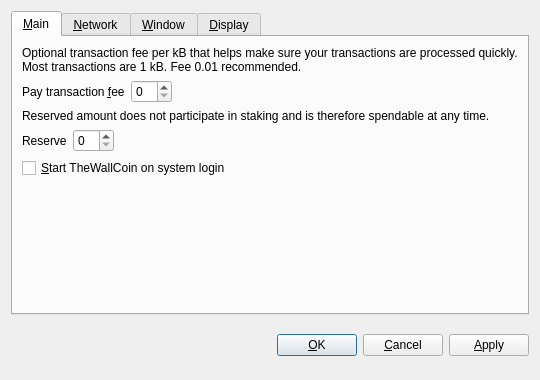
<?xml version="1.0" encoding="UTF-8"?>
<ui version="4.0">
 <class>OptionsDialog</class>
 <widget class="QDialog" name="OptionsDialog">
  <property name="geometry">
   <rect>
    <x>0</x>
    <y>0</y>
    <width>540</width>
    <height>380</height>
   </rect>
  </property>
  <property name="windowTitle">
   <string>Options</string>
  </property>
  <property name="styleSheet">
   <string notr="true">background-image: url(:/images/bkg2);
background-image: url(:/images/gr);</string>
  </property>
  <property name="modal">
   <bool>true</bool>
  </property>
  <layout class="QVBoxLayout" name="verticalLayout">
   <item>
    <widget class="QTabWidget" name="tabWidget">
     <property name="tabPosition">
      <enum>QTabWidget::North</enum>
     </property>
     <property name="currentIndex">
      <number>0</number>
     </property>
     <widget class="QWidget" name="tabMain">
      <attribute name="title">
       <string>&amp;Main</string>
      </attribute>
      <layout class="QVBoxLayout" name="verticalLayout_Main">
       <item>
        <widget class="QLabel" name="transactionFeeInfoLabel">
         <property name="text">
          <string>Optional transaction fee per kB that helps make sure your transactions are processed quickly. Most transactions are 1 kB. Fee 0.01 recommended.</string>
         </property>
         <property name="textFormat">
          <enum>Qt::PlainText</enum>
         </property>
         <property name="wordWrap">
          <bool>true</bool>
         </property>
        </widget>
       </item>
       <item>
        <layout class="QHBoxLayout" name="horizontalLayoutFee">
         <item>
          <widget class="QLabel" name="transactionFeeLabel">
           <property name="text">
            <string>Pay transaction &amp;fee</string>
           </property>
           <property name="textFormat">
            <enum>Qt::PlainText</enum>
           </property>
           <property name="buddy">
            <cstring>transactionFee</cstring>
           </property>
          </widget>
         </item>
         <item>
          <widget class="BitcoinAmountField" name="transactionFee"/>
         </item>
         <item>
          <spacer name="horizontalSpacerFee">
           <property name="orientation">
            <enum>Qt::Horizontal</enum>
           </property>
           <property name="sizeHint" stdset="0">
            <size>
             <width>40</width>
             <height>20</height>
            </size>
           </property>
          </spacer>
         </item>
        </layout>
       </item>
       <item>
        <widget class="QLabel" name="reserveBalanceInfoLabel">
         <property name="text">
          <string>Reserved amount does not participate in staking and is therefore spendable at any time.</string>
         </property>
         <property name="textFormat">
          <enum>Qt::PlainText</enum>
         </property>
         <property name="wordWrap">
          <bool>true</bool>
         </property>
        </widget>
       </item>
       <item>
        <layout class="QHBoxLayout" name="horizontalLayoutReserveBalance">
         <item>
          <widget class="QLabel" name="reserveBalanceLabel">
           <property name="text">
            <string>Reserve</string>
           </property>
           <property name="textFormat">
            <enum>Qt::PlainText</enum>
           </property>
           <property name="buddy">
            <cstring>reserveBalance</cstring>
           </property>
          </widget>
         </item>
         <item>
          <widget class="BitcoinAmountField" name="reserveBalance"/>
         </item>
         <item>
          <spacer name="horizontalSpacerReserveBalance">
           <property name="orientation">
            <enum>Qt::Horizontal</enum>
           </property>
           <property name="sizeHint" stdset="0">
            <size>
             <width>40</width>
             <height>20</height>
            </size>
           </property>
          </spacer>
         </item>
        </layout>
       </item>
       <item>
        <widget class="QCheckBox" name="bitcoinAtStartup">
         <property name="toolTip">
          <string>Automatically start TheWallCoin after logging in to the system.</string>
         </property>
         <property name="text">
          <string>&amp;Start TheWallCoin on system login</string>
         </property>
        </widget>
       </item>
       <item>
        <spacer name="verticalSpacer_Main">
         <property name="orientation">
          <enum>Qt::Vertical</enum>
         </property>
         <property name="sizeHint" stdset="0">
          <size>
           <width>20</width>
           <height>40</height>
          </size>
         </property>
        </spacer>
       </item>
      </layout>
     </widget>
     <widget class="QWidget" name="tabNetwork">
      <attribute name="title">
       <string>&amp;Network</string>
      </attribute>
      <layout class="QVBoxLayout" name="verticalLayout_Network">
       <item>
        <widget class="QCheckBox" name="mapPortUpnp">
         <property name="toolTip">
          <string>Automatically open the TheWallCoin client port on the router. This only works when your router supports UPnP and it is enabled.</string>
         </property>
         <property name="text">
          <string>Map port using &amp;UPnP</string>
         </property>
        </widget>
       </item>
       <item>
        <widget class="QCheckBox" name="connectSocks">
         <property name="toolTip">
          <string>Connect to the TheWallCoin network through a SOCKS proxy (e.g. when connecting through Tor).</string>
         </property>
         <property name="text">
          <string>&amp;Connect through SOCKS proxy:</string>
         </property>
        </widget>
       </item>
       <item>
        <layout class="QHBoxLayout" name="horizontalLayout_Network">
         <item>
          <widget class="QLabel" name="proxyIpLabel">
           <property name="text">
            <string>Proxy &amp;IP:</string>
           </property>
           <property name="textFormat">
            <enum>Qt::PlainText</enum>
           </property>
           <property name="buddy">
            <cstring>proxyIp</cstring>
           </property>
          </widget>
         </item>
         <item>
          <widget class="QValidatedLineEdit" name="proxyIp">
           <property name="maximumSize">
            <size>
             <width>140</width>
             <height>16777215</height>
            </size>
           </property>
           <property name="toolTip">
            <string>IP address of the proxy (e.g. 127.0.0.1)</string>
           </property>
          </widget>
         </item>
         <item>
          <widget class="QLabel" name="proxyPortLabel">
           <property name="text">
            <string>&amp;Port:</string>
           </property>
           <property name="textFormat">
            <enum>Qt::PlainText</enum>
           </property>
           <property name="buddy">
            <cstring>proxyPort</cstring>
           </property>
          </widget>
         </item>
         <item>
          <widget class="QLineEdit" name="proxyPort">
           <property name="maximumSize">
            <size>
             <width>55</width>
             <height>16777215</height>
            </size>
           </property>
           <property name="toolTip">
            <string>Port of the proxy (e.g. 9050)</string>
           </property>
          </widget>
         </item>
         <item>
          <widget class="QLabel" name="socksVersionLabel">
           <property name="text">
            <string>SOCKS &amp;Version:</string>
           </property>
           <property name="textFormat">
            <enum>Qt::PlainText</enum>
           </property>
           <property name="buddy">
            <cstring>socksVersion</cstring>
           </property>
          </widget>
         </item>
         <item>
          <widget class="QValueComboBox" name="socksVersion">
           <property name="toolTip">
            <string>SOCKS version of the proxy (e.g. 5)</string>
           </property>
          </widget>
         </item>
         <item>
          <spacer name="horizontalSpacer_Network">
           <property name="orientation">
            <enum>Qt::Horizontal</enum>
           </property>
           <property name="sizeHint" stdset="0">
            <size>
             <width>40</width>
             <height>20</height>
            </size>
           </property>
          </spacer>
         </item>
        </layout>
       </item>
       <item>
        <spacer name="verticalSpacer_Network">
         <property name="orientation">
          <enum>Qt::Vertical</enum>
         </property>
         <property name="sizeHint" stdset="0">
          <size>
           <width>20</width>
           <height>40</height>
          </size>
         </property>
        </spacer>
       </item>
      </layout>
     </widget>
     <widget class="QWidget" name="tabWindow">
      <attribute name="title">
       <string>&amp;Window</string>
      </attribute>
      <layout class="QVBoxLayout" name="verticalLayout_Window">
       <item>
        <widget class="QCheckBox" name="minimizeToTray">
         <property name="toolTip">
          <string>Show only a tray icon after minimizing the window.</string>
         </property>
         <property name="text">
          <string>&amp;Minimize to the tray instead of the taskbar</string>
         </property>
        </widget>
       </item>
       <item>
        <widget class="QCheckBox" name="minimizeOnClose">
         <property name="toolTip">
          <string>Minimize instead of exit the application when the window is closed. When this option is enabled, the application will be closed only after selecting Quit in the menu.</string>
         </property>
         <property name="text">
          <string>M&amp;inimize on close</string>
         </property>
        </widget>
       </item>
       <item>
        <spacer name="verticalSpacer_Window">
         <property name="orientation">
          <enum>Qt::Vertical</enum>
         </property>
         <property name="sizeHint" stdset="0">
          <size>
           <width>20</width>
           <height>40</height>
          </size>
         </property>
        </spacer>
       </item>
      </layout>
     </widget>
     <widget class="QWidget" name="tabDisplay">
      <attribute name="title">
       <string>&amp;Display</string>
      </attribute>
      <layout class="QVBoxLayout" name="verticalLayout_Display">
       <item>
        <layout class="QHBoxLayout" name="horizontalLayout_1_Display">
         <item>
          <widget class="QLabel" name="langLabel">
           <property name="text">
            <string>User Interface &amp;language:</string>
           </property>
           <property name="textFormat">
            <enum>Qt::PlainText</enum>
           </property>
           <property name="buddy">
            <cstring>lang</cstring>
           </property>
          </widget>
         </item>
         <item>
          <widget class="QValueComboBox" name="lang">
           <property name="toolTip">
            <string>The user interface language can be set here. This setting will take effect after restarting TheWallCoin.</string>
           </property>
          </widget>
         </item>
        </layout>
       </item>
       <item>
        <layout class="QHBoxLayout" name="horizontalLayout_2_Display">
         <item>
          <widget class="QLabel" name="unitLabel">
           <property name="text">
            <string>&amp;Unit to show amounts in:</string>
           </property>
           <property name="textFormat">
            <enum>Qt::PlainText</enum>
           </property>
           <property name="buddy">
            <cstring>unit</cstring>
           </property>
          </widget>
         </item>
         <item>
          <widget class="QValueComboBox" name="unit">
           <property name="toolTip">
            <string>Choose the default subdivision unit to show in the interface and when sending coins.</string>
           </property>
          </widget>
         </item>
        </layout>
       </item>
       <item>
        <widget class="QCheckBox" name="displayAddresses">
         <property name="toolTip">
          <string>Whether to show TheWallCoin addresses in the transaction list or not.</string>
         </property>
         <property name="text">
          <string>&amp;Display addresses in transaction list</string>
         </property>
        </widget>
       </item>
       <item>
        <widget class="QCheckBox" name="coinControlFeatures">
         <property name="toolTip">
          <string>Whether to show coin control features or not.</string>
         </property>
         <property name="text">
          <string>Display coin &amp;control features (experts only!)</string>
         </property>
        </widget>
       </item>
       <item>
        <spacer name="verticalSpacer_Display">
         <property name="orientation">
          <enum>Qt::Vertical</enum>
         </property>
         <property name="sizeHint" stdset="0">
          <size>
           <width>20</width>
           <height>40</height>
          </size>
         </property>
        </spacer>
       </item>
      </layout>
     </widget>
    </widget>
   </item>
   <item>
    <layout class="QHBoxLayout" name="horizontalLayout_Buttons">
     <item>
      <spacer name="horizontalSpacer_1">
       <property name="orientation">
        <enum>Qt::Horizontal</enum>
       </property>
       <property name="sizeHint" stdset="0">
        <size>
         <width>40</width>
         <height>48</height>
        </size>
       </property>
      </spacer>
     </item>
     <item>
      <widget class="QLabel" name="statusLabel">
       <property name="font">
        <font>
         <weight>75</weight>
         <bold>true</bold>
        </font>
       </property>
       <property name="text">
        <string/>
       </property>
       <property name="textFormat">
        <enum>Qt::PlainText</enum>
       </property>
       <property name="wordWrap">
        <bool>true</bool>
       </property>
      </widget>
     </item>
     <item>
      <spacer name="horizontalSpacer_2">
       <property name="orientation">
        <enum>Qt::Horizontal</enum>
       </property>
       <property name="sizeHint" stdset="0">
        <size>
         <width>40</width>
         <height>48</height>
        </size>
       </property>
      </spacer>
     </item>
     <item>
      <widget class="QPushButton" name="okButton">
       <property name="text">
        <string>&amp;OK</string>
       </property>
      </widget>
     </item>
     <item>
      <widget class="QPushButton" name="cancelButton">
       <property name="text">
        <string>&amp;Cancel</string>
       </property>
       <property name="autoDefault">
        <bool>false</bool>
       </property>
      </widget>
     </item>
     <item>
      <widget class="QPushButton" name="applyButton">
       <property name="text">
        <string>&amp;Apply</string>
       </property>
       <property name="autoDefault">
        <bool>false</bool>
       </property>
      </widget>
     </item>
    </layout>
   </item>
  </layout>
 </widget>
 <customwidgets>
  <customwidget>
   <class>BitcoinAmountField</class>
   <extends>QSpinBox</extends>
   <header>bitcoinamountfield.h</header>
   <container>1</container>
  </customwidget>
  <customwidget>
   <class>QValidatedLineEdit</class>
   <extends>QLineEdit</extends>
   <header>qvalidatedlineedit.h</header>
  </customwidget>
  <customwidget>
   <class>QValueComboBox</class>
   <extends>QComboBox</extends>
   <header>qvaluecombobox.h</header>
  </customwidget>
 </customwidgets>
 <resources/>
 <connections/>
</ui>
